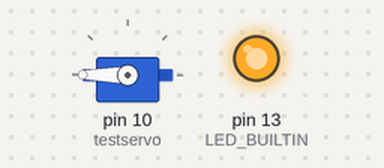
Bench run of a sketch on a simulated Arduino Uno, built with avr-gcc and run on an emulated ATmega328P. On the bench: servo, output pins drawn as LEDs (lit = HIGH). What the sketch prints to the serial monitor is not drawn.

Above: at 1.9 s.
At 7.8 s:
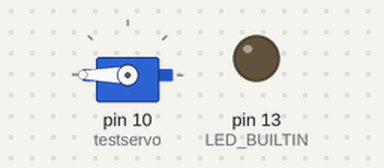
Timing chart, 0 to 8.7 s (numbered marks = the images above):
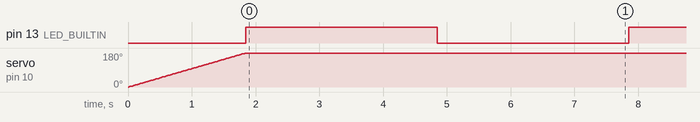

Measured:
- by itself, pin 13 (LED_BUILTIN): alternates HIGH for 3.0 s and LOW for 3.0 s

The sketch:

servo-test.ino
```cpp
// Include Library //

#include <Servo.h>

// Create Object //

Servo testservo;

// Servo Motor Test //

int i = 0;

void sweep(int time) {
  for (i = 0; i <= 180; i ++) {
    testservo.write(i);
    Serial.println(i);
    delay(time);
  }
}

// Blink //

void blink(int time) {
  digitalWrite(LED_BUILTIN, HIGH);
  delay(time);
  digitalWrite(LED_BUILTIN, LOW);
  delay(time);
}

void setup() {

  // Inititate Serial //

  Serial.begin(9600);

  // Set PinMode //

  pinMode(LED_BUILTIN, OUTPUT);

  // Attach Servo and Set to 0 Degrees //

  testservo.attach(10);
  testservo.writeMicroseconds(1000);

  // Code //

  sweep(10);

}

void loop() {

  // Code //

  blink(3000);
  Serial.println("Blink");

}
```
